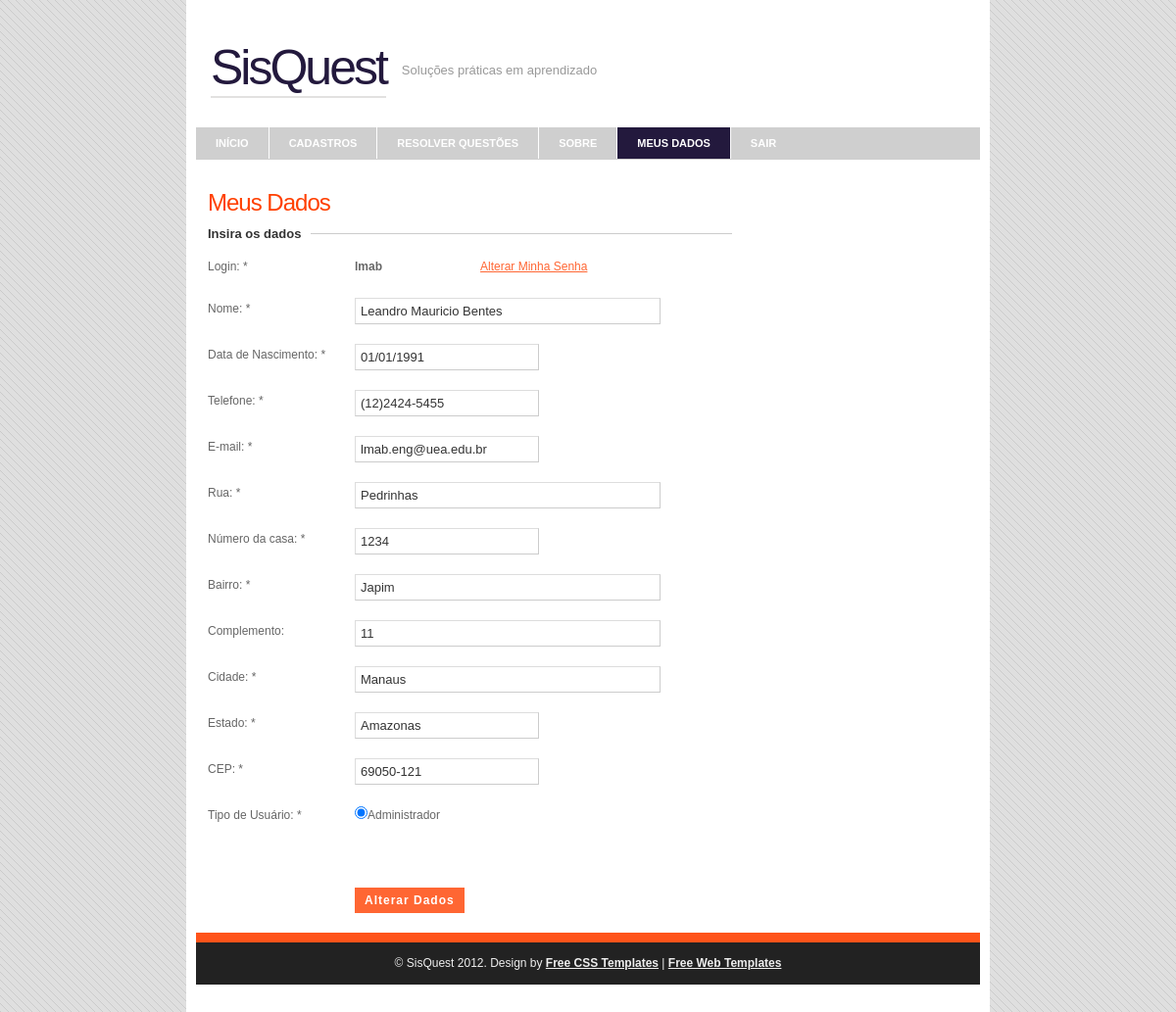
The page /SisQuest/adm/meus_dados.php (signed in) on the database its author committed.
### tables this page shows
CREATE TABLE IF NOT EXISTS `tb_usuario` (
  `Usuario_Login` varchar(20) NOT NULL,
  `Senha` char(41) NOT NULL DEFAULT '',
  `Nome` varchar(200) NOT NULL,
  `Data_Nascimento` date NOT NULL,
  `Telefone` varchar(13) NOT NULL,
  `Email` varchar(40) NOT NULL,
  `Rua` varchar(100) NOT NULL,
  `Numero` varchar(10) NOT NULL,
  `Bairro` varchar(100) NOT NULL,
  `Complemento` varchar(100) DEFAULT NULL,
  `Cidade` varchar(100) NOT NULL,
  `Estado` varchar(100) NOT NULL,
  `Cep` varchar(10) NOT NULL,
  `TipoUsuario` enum('1','2','3') NOT NULL,
  `Cadastrante` varchar(20) DEFAULT NULL,
  PRIMARY KEY (`Usuario_Login`),
  KEY `Cadastrante` (`Cadastrante`)
);

### SisQuest/dao/seguranca.php (called while the page is built, shortened)
<?php
	$_SG['conectaServidor'] = true;
    $_SG['abreSessao'] = true;
    $_SG['caseSensitive'] = false;
    $_SG['validaSempre'] = true;
    $_SG['servidor'] = 'localhost:3306';
    $_SG['usuario'] = 'root';
    $_SG['senha'] = '';
    $_SG['banco'] = 'db_leandro_kevin';
    $_SG['paginaLogin'] = "../index.php";
    $_SG['tabela'] = 'tb_usuario';
?>

### SisQuest/dao/usuarioDao.php (called while the page is built, shortened)
<?php
function visualizar_cadastro(){
	global $_SG;
	$tab_usuario = "tb_usuario";
	$cS = ($_SG['caseSensitive']) ? 'BINARY' : '';
	$login = addslashes($_SESSION['usuarioLogin']);
	$sql = "SELECT Usuario_Login, Nome, DATE_FORMAT( Data_Nascimento,  '%d/%m/%Y' ), Telefone, Email, Rua, Numero, Bairro, Complemento, Cidade, Estado, Cep, TipoUsuario FROM ".$tab_usuario." WHERE ".$cS." Usuario_Login = '".$login."' LIMIT 1";
	$resultado = mysql_query($sql,$_SG['link']);
	$linha = mysql_fetch_array($resultado);
	return $linha;
}
?>

### SisQuest/adm/meus_dados.php (the view, shortened to what this page needs)
<?php
include("../dao/seguranca.php");
include("../dao/usuarioDao.php");
$resulado_linha = visualizar_cadastro();
?>
<!DOCTYPE html PUBLIC "-//W3C//DTD XHTML 1.0 Strict//EN" "http://www.w3.org/TR/xhtml1/DTD/xhtml1-strict.dtd">
<html xmlns="http://www.w3.org/1999/xhtml">
<head>
<link rel="stylesheet" href="../styles.css" type="text/css" />
</head>
<body>
<div id="container">
	<div id="header">
    	<h1><a href="/">SisQuest</a></h1>
        <h2>Soluções práticas em aprendizado</h2>
    </div>
    <div id="nav">
    	<ul>
        	<li><a href="principal.php">INÍCIO</a></li>
        	<li><a href="cadastros.php">CADASTROS</a></li>
        	<li><a href="resolver_questoes.php">RESOLVER QUESTÕES</a></li>
            <li><a href="sobreAdm.php">SOBRE</a></li>
            <li class="start selected"><a href="meus_dados.php">MEUS DADOS</a></li>
        <li class="end"><a href="../dao/logout.php?opt=logout">SAIR</a></li>
        </ul>
    </div>
    <div id="body">
	  <div id="content">
            <h3>Meus Dados</h3>
				<fieldset>
                	<legend>Insira os dados</legend>
           	    	<form action="alterar_dados.php?input_login=<?php echo $resulado_linha['Usuario_Login']?>" name="dados" method="post" onSubmit="return confirmarEnviar();">
               			<p><label for="login">Login: *</label>
                   		<strong><?php echo $resulado_linha['Usuario_Login']?></strong><a style="margin-left: 100px" href="alterarSenha.php">Alterar Minha Senha</a></p>
  						<p><label for="nome">Nome: *</label>
      					<input type="text" class="textLogin" name="input_nome" id="input_nome"  value="<?php echo $resulado_linha['Nome']?>" /></p>
					    <p><label for="datanasc">Data de Nascimento: *</label>
      					<input type="text" name="input_data" id="input_data"  value="<?php echo $resulado_linha["DATE_FORMAT( Data_Nascimento,  '%d/%m/%Y' )"]?>" onkeypress="return mascaraData(event);" maxlength="10"/></p>
    					<p><label for="telefone">Telefone: *</label>
    					<input type="text" name="input_tel" id="input_tel"  value="<?php echo $resulado_linha['Telefone']?>" onkeypress="return mascaraTelefone(event);" maxlength="13" /></p>
     					<p><label for="email">E-mail: *</label>
     					<input type="text" name="input_email" id="input_email"  value="<?php echo $resulado_linha['Email']?>" /></p>
      					<p><label for="rua">Rua: *</label>
      					<input type="text"  class="textLogin" name="input_rua" id="input_rua"  value="<?php echo $resulado_linha['Rua']?>" /></p>
    					<p><label for="numero">Número da casa: *</label>
      					<input type="text" name="input_numero" id="input_numero" value="<?php echo $resulado_linha['Numero']?>" onkeypress="return somenteNumeros(event);" /></p>
      					<p><label for="bairro">Bairro: *</label>
      					<input type="text" class="textLogin" name="input_bairro" id="input_bairro"  value="<?php echo $resulado_linha['Bairro']?>" /></p>
      					<p><label for="complemento">Complemento: </label>
      					<input type="text" class="textLogin" name="input_comp" id="input_comp" value="<?php echo $resulado_linha['Complemento']?>" /></p>
    					<p><label for="estado">Cidade: *</label>
    					<input type="text"  class="textLogin" name="input_cidade" id="input_cidade" value="<?php echo $resulado_linha['Cidade']?>" /></p>
     	 				<p><label for="estado">Estado: *</label>
     	 				<input type="text" name="input_estado" id="input_estado" value="<?php echo $resulado_linha['Estado']?>" /></p>
      					<p><label for="cep">CEP: *</label>
      					<input type="text" name="input_cep" id="input_cep"  value="<?php echo $resulado_linha['Cep']?>" onkeypress="return mascaraCep(event);" maxlength="9" /></p>
  <p><label for="tipousuario">Tipo de Usuário: *</label>
        <?php  switch($resulado_linha['TipoUsuario']){
	case 1:
	echo ('<input type = "radio" name ="tipousuario" value= "1" checked="true"/>Administrador');
	break;
}?>
  </p>
  <p>&nbsp;</p>
  <p><input type="submit" style="margin-left: 150px;" class="formbutton" name="button_alterar" id="button_alterar" value="Alterar Dados" /></p>
               </form>
            </fieldset>
        </div>
    </div>
    <div id="footer">
        <div class="footer-bottom">
            <p>&copy; SisQuest 2012. Design by <a href="http://www.spyka.net">Free CSS Templates</a> | <a href="http://www.justfreetemplates.com">Free Web Templates</a></p>
         </div>
    </div>
</div>
</body>
</html>

### SisQuest/styles.css (style rules this page uses)
body { background: #ddd url('images/body.png') repeat scroll top left; margin:0; padding:0; font-family: Verdana, Geneva, sans-serif; font-size: 13px; color: #666; }
* { margin:0; padding:0; }
p { line-height: 1.9em; margin-bottom: 20px; font-size: 12px; }
a { color: #FF6633; }
fieldset { display: block; border: none; border-top: 1px solid #ccc; }
fieldset legend { font-weight: bold; font-size: 13px; padding-right: 10px; color: #333; }
fieldset form { padding-top: 15px; }
fieldset p label { float: left; width: 150px; }
form input, form select, form textarea { padding: 5px; color: #333333; border: 1px solid #ddd; border-right:1px solid #ccc; border-bottom:1px solid #ccc; background-color:#fff; font-family: Arial, Helvetica, sans-serif; font-size: 13px; }
form input.formbutton { border: none; background: #FF6633 none repeat-x scroll left top; color: #ffffff; font-weight: bold; padding: 6px 10px; font-size: 12px; font-family: Tahoma, Geneva, sans-serif; letter-spacing: 1px; width: auto; overflow: visible; }
h1 { color: #000; font-size: 35px; font-family: Arial, Helvetica, sans-serif; }
h2 { color: #000; font-family: Arial, Helvetica, sans-serif; font-size: 27px; letter-spacing: 0px; font-weight: normal; padding: 0 0 5px; margin: 0; }
h3 { color: #FF4000; font-size: 24px; font-weight: normal; margin-bottom: 10px; letter-spacing: -1px; font-family: Arial, Helvetica, sans-serif; }
ul, ol { margin: 0 0 35px 35px; }
li { padding-bottom: 5px; }
#container { width: 800px; margin: 0 auto; padding: 10px 10px 30px; background-color: #fff; }
#header { padding: 30px 15px; margin: 0 auto; }
#header h1 a { color: #23193D; font-size: 50px; font-weight: normal; text-decoration: none; letter-spacing: -3px; float: left; border-bottom: 2px solid #E2E1E0; }
#header h2 { color: #999; float: left; font-size: 13px; margin-left: 12px; margin-top: 24px; padding-left: 4px; letter-spacing: 0; }
#nav { height: 33px; width: 800px; background-color: #cfcfcf; }
#nav ul { list-style: none; padding: 0; margin: 0; height: 45px; }
#nav ul li { float: left; display: block; padding: 0; }
#nav ul li a:hover, #nav ul li.selected { background-color:#23193D; }
#nav ul li a { color: #fff; display: block; border-right: 1px solid #fff; font-size: 11px; font-weight: bold; text-transform: uppercase; padding: 10px 20px; text-decoration: none; }
#nav ul li.start a { border-left: none; }
#nav ul li.end a { border-right: none; }
#body { background: none; margin:0 auto; padding: 30px 12px 0; width: 776px; }
#content { float: left; width: 535px; }
#footer { margin:0 auto 0; border-top: 10px solid #FF531A; width: 800px; }
#footer p { text-align: left; color: #ccc; font-size: 12px; font-family: Arial, Helvetica, sans-serif; margin: 0; padding: 0; }
#footer p a { color: #ccc; font-weight: bold; }
#footer .footer-bottom { padding: 10px; text-align: center; background-color: #222; }
#footer .footer-bottom p { text-align: center; }
.textLogin { width: 300px; }
#footer .footer-bottom p, #footer .footer-bottom p a { color: #eee; }
.selected { color: #FFF; background-color: #23193D; }

### rows shown on the page
tb_usuario: Usuario_Login "lmab", input_nome "Leandro Mauricio Bentes", input_tel "(12)2424-5455", input_email "lmab.eng@uea.edu.br", input_rua "Pedrinhas", input_numero "1234", input_bairro "Japim", input_comp "11", input_cidade "Manaus", input_estado "Amazonas", input_cep "69050-121"
